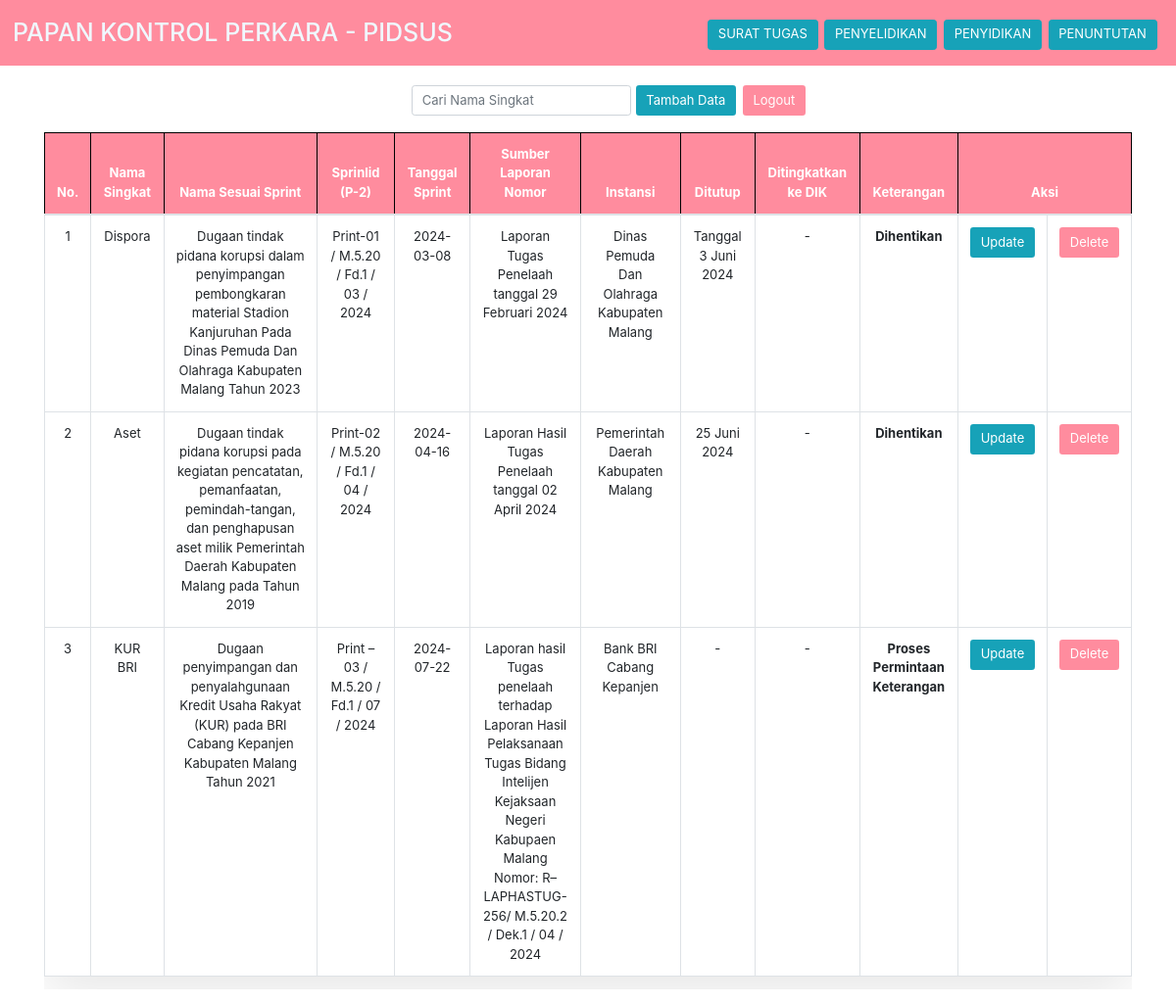
The page /file/sheet2.php on the database its author committed.
### tables this page shows
CREATE TABLE `crud_penyelidikan` (
  `id` int(20) NOT NULL,
  `nama_singkat` varchar(500) NOT NULL,
  `nama_sesuai_sprint` varchar(500) NOT NULL,
  `sprinlid` varchar(500) NOT NULL,
  `tanggal_sprint` date NOT NULL,
  `nama_pelapor` varchar(500) NOT NULL,
  `identitas_terlapor` varchar(100) NOT NULL,
  `ditutup` varchar(200) NOT NULL,
  `ditingkatkan` varchar(200) NOT NULL,
  `keterangan` varchar(200) NOT NULL
);

### file/sheet2.php (the view, shortened to what this page needs)
<!DOCTYPE html>
<html>
<head>
    <link rel="stylesheet" href="https://cdn.jsdelivr.net/npm/bootstrap@4.6.1/dist/css/bootstrap.min.css">
    <link rel="stylesheet" href="indexx.css">
</head>
<body>
        <nav class="navbar navbar-dark" style="background-color: #FF8C9E;">
        <div class="navbar-brand mb-0 h1">
            <span>PAPAN KONTROL PERKARA - PIDSUS</span>
        </div>
        <div class="d-flex justify-content-center mt-3">
            <button id="sheet1Button" class="btn btn-info mr-2"><a href="index.php" style="color:white;">SURAT TUGAS</a></button>
            <button id="sheet2Button" class="btn btn-info mr-2"><a href="sheet2.php" style="color:white;">PENYELIDIKAN</a></button>
            <button id="sheet3Button" class="btn btn-info mr-2"><a href="sheet3.php" style="color:white;">PENYIDIKAN</a></button>
            <button id="sheet4Button" class="btn btn-info mr-2"><a href="sheet4.php" style="color:white;">PENUNTUTAN</a></button>
        </div>
    </nav>
    <div class="container my-4">
        <div class="d-flex justify-content-between align-items-center mb-2">
            <div class="d-flex">
                <div class="form-outline" data-mdb-input-init>
                    <input id="search-input" type="search" class="form-control" placeholder="Cari Nama Singkat"/>
                </div>
                <a href="create.php" class="btn mr-2" style="background-color: #17a2b8; color: white;">Tambah Data</a>
                <a href="logout.php" class="btn" style="background-color: #FF8C9E; color: white;">Logout</a>
            </div>
        </div>
        <div class="table-container">
            <table id="data1" class="table table-bordered table-hover">
                <thead class="thead-white">
                    <tr>
                        <th>No.</th>
                        <th class="kode-column">Nama Singkat</th>
                        <th>Nama Sesuai Sprint</th>
                        <th class="nama-column">Sprinlid (P-2)</th>
                        <th>Tanggal Sprint</th>
                        <th class="telaahan-column">Sumber Laporan Nomor</th>
                        <th class="sprintug-column">Instansi</th>
                        <th class="tanggal-sprintug-column">Ditutup</th>
                        <th class="laphastug-column">Ditingkatkan ke DIK</th>
                        <th class="keterangan-column">Keterangan</th>
                        <th colspan="2">Aksi</th>
                    </tr>
                </thead>
                <tbody>
                <?php
                include "koneksi.php";
                $sql = "SELECT * FROM crud_penyelidikan ORDER BY id";
                $hasil = mysqli_query($kon, $sql);
                while ($data = mysqli_fetch_array($hasil)) {
                    echo "<tr>";
                    echo "<td>".$data['id']."</td>";
                    echo "<td class='kode-column'>" . html_entity_decode($data['nama_singkat'], ENT_QUOTES, 'UTF-8') . "</td>";
                    echo "<td>" . html_entity_decode($data['nama_sesuai_sprint'], ENT_QUOTES, 'UTF-8') . "</td>";
                    echo "<td class='nama-column' data-fulltext='" . html_entity_decode($data['sprinlid'], ENT_QUOTES, 'UTF-8') . "'>" . html_entity_decode($data['sprinlid'], ENT_QUOTES, 'UTF-8') . "</td>";
                    echo "<td>" . html_entity_decode($data['tanggal_sprint'], ENT_QUOTES, 'UTF-8') . "</td>";
                    echo "<td class='telaahan-column'>" . html_entity_decode($data['nama_pelapor'], ENT_QUOTES, 'UTF-8') . "</td>";
                    echo "<td class='sprintug-column'>" . html_entity_decode($data['identitas_terlapor'], ENT_QUOTES, 'UTF-8') . "</td>";
                    echo "<td>" . html_entity_decode($data['ditutup'], ENT_QUOTES, 'UTF-8') . "</td>";
                    echo "<td>" . html_entity_decode($data['ditingkatkan'], ENT_QUOTES, 'UTF-8') . "</td>";
                    echo "<td class='keterangan-column'>" . html_entity_decode($data['keterangan'], ENT_QUOTES, 'UTF-8') . "</td>";
                    echo "<td><a href='update.php?id=".$data['id']."' class='btn' style='background-color: #17a2b8; color: white;' role='button'>Update</a></td>";
                    echo "<td><a href='delete.php?id=".$data['id']."' class='btn' style='background-color: #FF8C9E; color: white;' role='button' onclick=\"return confirm('Apakah anda yakin ingin menghapus data ini?')\">Delete</a></td>";
                    echo "</tr>";
                }
                ?>
                </tbody>
            </table>
        </div>
    </div>
</body>
</html>

### file/indexx.css (style rules this page uses)
* { box-sizing: border-box; margin: 0; padding: 0; font-weight: 350px; font-style: normal; font-size: 13px; scroll-behavior: smooth; }
.container { width: 100%; background-size: cover; background-repeat: no-repeat; animation: fadeIn 1s ease-in-out; }
.table-container { display: flex; justify-content: center; align-items: center; gap: 10px; overflow-x: auto; width: 100%; }
span { font-size: 25px; color: aliceblue; }
.d-flex { display: flex; text-align: center; justify-content: center; margin-right: 20px; flex-wrap: wrap; justify-content: flex-start; margin-right: 0; }
.table { box-shadow: 0 15px 50px rgba(0, 0, 0, 0.1); border: 1px solid; text-align: center; vertical-align: top; width: 100%; table-layout: auto; }
.table th { white-space: nowrap; vertical-align: top; text-align: center; background-color: #FF8C9E; color: white; font-weight: bold; border: 1px solid rgb(0, 0, 0); padding: 2px; cursor: pointer; }
.table td.keterangan-column { max-width: 120px; overflow: hidden; text-overflow: ellipsis; white-space: normal; word-wrap: break-word; font-weight: bolder; max-width: 150px; }
.table td.nama-column { max-width: 450px; overflow: hidden; text-overflow: ellipsis; word-wrap: break-word; white-space: normal; text-align: center; max-width: 300px; }
.table td.telaahan-column, .table td.laphastug-column { max-width: 200px; overflow: hidden; text-overflow: ellipsis; white-space: normal; }
.table td.sprintug-column { white-space: normal; }
.table td { vertical-align: middle; padding: 2px; }
.table td, .table th { height: 50px; vertical-align: top; padding: 12px; word-wrap: break-word; white-space: normal; }
.btn { margin-bottom: 10px; text-decoration: none; }
.form-outline { margin-right: 5px; margin-left: 375px; }

### rows shown on the page
crud_penyelidikan: id "1", nama_singkat "Dispora", nama_sesuai_sprint "Dugaan tindak pidana korupsi dalam penyimpangan pembongkaran material Stadion Kanjuruhan Pada Dinas Pemuda Dan Olahraga Kabupaten Malang Tahun 2023", sprinlid "Print-01 / M.5.20 / Fd.1 / 03 / 2024", tanggal_sprint "2024-03-08", nama_pelapor "Laporan Tugas Penelaah tanggal 29 Februari 2024", identitas_terlapor "Dinas Pemuda Dan Olahraga Kabupaten Malang", ditutup "Tanggal 3 Juni 2024", ditingkatkan "-", keterangan "Dihentikan"
crud_penyelidikan: id "2", nama_singkat "Aset", nama_sesuai_sprint "Dugaan tindak pidana korupsi pada kegiatan pencatatan, pemanfaatan, pemindah-tangan, dan penghapusan aset milik Pemerintah Daerah Kabupaten Malang pada Tahun 2019", sprinlid "Print-02 / M.5.20 / Fd.1 / 04 / 2024", tanggal_sprint "2024-04-16", nama_pelapor "Laporan Hasil Tugas Penelaah tanggal 02 April 2024", identitas_terlapor "Pemerintah Daerah Kabupaten Malang", ditutup "25 Juni 2024", ditingkatkan "-", keterangan "Dihentikan"
crud_penyelidikan: id "3", nama_singkat "KUR BRI", nama_sesuai_sprint "Dugaan penyimpangan dan penyalahgunaan Kredit Usaha Rakyat (KUR) pada BRI Cabang Kepanjen Kabupaten Malang Tahun 2021", sprinlid "Print – 03 / M.5.20 / Fd.1 / 07 / 2024", tanggal_sprint "2024-07-22", nama_pelapor "Laporan hasil Tugas penelaah terhadap Laporan Hasil Pelaksanaan Tugas Bidang Intelijen Kejaksaan Negeri Kabupaen Malang Nomor: R–LAPHASTUG-256/ M.5.20.2 / Dek.1 / 04 / 2024", identitas_terlapor "Bank BRI Cabang Kepanjen", ditutup "-", ditingkatkan "-", keterangan "Proses Permintaan Keterangan"
